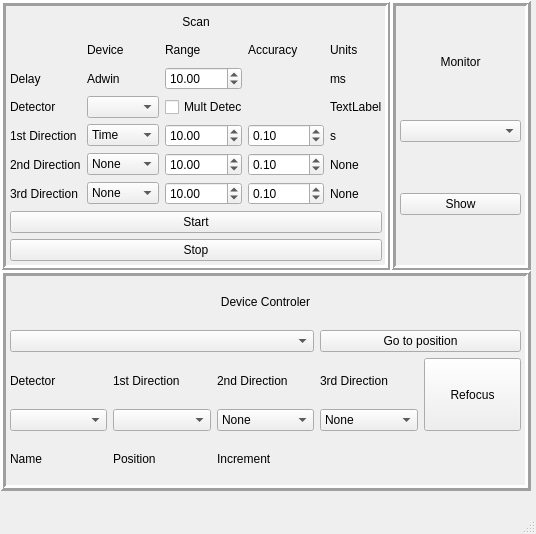
<?xml version="1.0" encoding="UTF-8"?>
<ui version="4.0">
 <class>MainWindow</class>
 <widget class="QMainWindow" name="MainWindow">
  <property name="enabled">
   <bool>true</bool>
  </property>
  <property name="geometry">
   <rect>
    <x>0</x>
    <y>0</y>
    <width>536</width>
    <height>534</height>
   </rect>
  </property>
  <property name="windowTitle">
   <string>MainWindow</string>
  </property>
  <property name="windowOpacity">
   <double>1.000000000000000</double>
  </property>
  <widget class="QWidget" name="centralwidget">
   <widget class="QFrame" name="frame">
    <property name="geometry">
     <rect>
      <x>0</x>
      <y>0</y>
      <width>391</width>
      <height>271</height>
     </rect>
    </property>
    <property name="frameShape">
     <enum>QFrame::Box</enum>
    </property>
    <property name="frameShadow">
     <enum>QFrame::Raised</enum>
    </property>
    <property name="lineWidth">
     <number>3</number>
    </property>
    <widget class="QWidget" name="gridLayoutWidget_3">
     <property name="geometry">
      <rect>
       <x>10</x>
       <y>10</y>
       <width>372</width>
       <height>251</height>
      </rect>
     </property>
     <layout class="QGridLayout" name="Scan_gridLayout">
      <property name="sizeConstraint">
       <enum>QLayout::SetNoConstraint</enum>
      </property>
      <item row="5" column="0">
       <widget class="QLabel" name="label_12">
        <property name="text">
         <string>2nd Direction</string>
        </property>
       </widget>
      </item>
      <item row="4" column="2">
       <widget class="QDoubleSpinBox" name="Scan_1st_Range">
        <property name="minimum">
         <double>0.010000000000000</double>
        </property>
        <property name="maximum">
         <double>9999.000000000000000</double>
        </property>
        <property name="singleStep">
         <double>1.000000000000000</double>
        </property>
        <property name="value">
         <double>10.000000000000000</double>
        </property>
       </widget>
      </item>
      <item row="7" column="0" colspan="5">
       <widget class="QPushButton" name="Scan_start_pushButton">
        <property name="text">
         <string>Start</string>
        </property>
       </widget>
      </item>
      <item row="5" column="3">
       <widget class="QDoubleSpinBox" name="Scan_2nd_Accuracy">
        <property name="minimum">
         <double>0.010000000000000</double>
        </property>
        <property name="maximum">
         <double>10000.000000000000000</double>
        </property>
        <property name="value">
         <double>0.100000000000000</double>
        </property>
       </widget>
      </item>
      <item row="6" column="4">
       <widget class="QLabel" name="Scan_3rd_UnitLabel">
        <property name="text">
         <string>None</string>
        </property>
       </widget>
      </item>
      <item row="6" column="2">
       <widget class="QDoubleSpinBox" name="Scan_3rd_Range">
        <property name="minimum">
         <double>0.010000000000000</double>
        </property>
        <property name="maximum">
         <double>9999.000000000000000</double>
        </property>
        <property name="value">
         <double>10.000000000000000</double>
        </property>
       </widget>
      </item>
      <item row="4" column="0">
       <widget class="QLabel" name="label_11">
        <property name="text">
         <string>1st Direction</string>
        </property>
       </widget>
      </item>
      <item row="1" column="1">
       <widget class="QLabel" name="label_14">
        <property name="text">
         <string>Device</string>
        </property>
       </widget>
      </item>
      <item row="0" column="0" colspan="5">
       <widget class="QLabel" name="label_9">
        <property name="styleSheet">
         <string notr="true">font: 14pt &quot;MS Shell Dlg 2&quot;;</string>
        </property>
        <property name="text">
         <string>Scan</string>
        </property>
        <property name="alignment">
         <set>Qt::AlignCenter</set>
        </property>
       </widget>
      </item>
      <item row="6" column="1">
       <widget class="QComboBox" name="Scan_3rd_comboBox">
        <item>
         <property name="text">
          <string>None</string>
         </property>
        </item>
       </widget>
      </item>
      <item row="6" column="0">
       <widget class="QLabel" name="label_13">
        <property name="text">
         <string>3rd Direction</string>
        </property>
       </widget>
      </item>
      <item row="5" column="4">
       <widget class="QLabel" name="Scan_2nd_UnitLabel">
        <property name="text">
         <string>None</string>
        </property>
       </widget>
      </item>
      <item row="5" column="2">
       <widget class="QDoubleSpinBox" name="Scan_2nd_Range">
        <property name="minimum">
         <double>0.010000000000000</double>
        </property>
        <property name="maximum">
         <double>9999.000000000000000</double>
        </property>
        <property name="value">
         <double>10.000000000000000</double>
        </property>
       </widget>
      </item>
      <item row="5" column="1">
       <widget class="QComboBox" name="Scan_2nd_comboBox">
        <item>
         <property name="text">
          <string>None</string>
         </property>
        </item>
       </widget>
      </item>
      <item row="4" column="4">
       <widget class="QLabel" name="Scan_1st_UnitLabel">
        <property name="text">
         <string>s</string>
        </property>
       </widget>
      </item>
      <item row="3" column="1">
       <widget class="QComboBox" name="Scan_Detector_comboBox"/>
      </item>
      <item row="3" column="0">
       <widget class="QLabel" name="label_10">
        <property name="text">
         <string>Detector</string>
        </property>
       </widget>
      </item>
      <item row="1" column="2">
       <widget class="QLabel" name="label_15">
        <property name="text">
         <string>Range</string>
        </property>
       </widget>
      </item>
      <item row="1" column="4">
       <widget class="QLabel" name="label_4">
        <property name="text">
         <string>Units</string>
        </property>
       </widget>
      </item>
      <item row="3" column="4">
       <widget class="QLabel" name="Scan_Detector_UnitLabel">
        <property name="text">
         <string>TextLabel</string>
        </property>
       </widget>
      </item>
      <item row="8" column="0" colspan="5">
       <widget class="QPushButton" name="Scan_stop_pushButton">
        <property name="text">
         <string>Stop</string>
        </property>
       </widget>
      </item>
      <item row="1" column="3">
       <widget class="QLabel" name="label_18">
        <property name="text">
         <string>Accuracy</string>
        </property>
       </widget>
      </item>
      <item row="4" column="3">
       <widget class="QDoubleSpinBox" name="Scan_1st_Accuracy">
        <property name="minimum">
         <double>0.010000000000000</double>
        </property>
        <property name="maximum">
         <double>10000.000000000000000</double>
        </property>
        <property name="value">
         <double>0.100000000000000</double>
        </property>
       </widget>
      </item>
      <item row="6" column="3">
       <widget class="QDoubleSpinBox" name="Scan_3rd_Accuracy">
        <property name="minimum">
         <double>0.010000000000000</double>
        </property>
        <property name="maximum">
         <double>10000.000000000000000</double>
        </property>
        <property name="value">
         <double>0.100000000000000</double>
        </property>
       </widget>
      </item>
      <item row="2" column="4">
       <widget class="QLabel" name="Scan_Detector_UnitLabel_2">
        <property name="text">
         <string>ms</string>
        </property>
       </widget>
      </item>
      <item row="2" column="1">
       <widget class="QLabel" name="label_17">
        <property name="text">
         <string>Adwin</string>
        </property>
       </widget>
      </item>
      <item row="2" column="2">
       <widget class="QDoubleSpinBox" name="Scan_Delay_Range">
        <property name="minimum">
         <double>1.000000000000000</double>
        </property>
        <property name="maximum">
         <double>10000.000000000000000</double>
        </property>
        <property name="value">
         <double>10.000000000000000</double>
        </property>
       </widget>
      </item>
      <item row="2" column="0">
       <widget class="QLabel" name="label_16">
        <property name="text">
         <string>Delay</string>
        </property>
       </widget>
      </item>
      <item row="4" column="1">
       <widget class="QComboBox" name="Scan_1st_comboBox">
        <property name="sizePolicy">
         <sizepolicy hsizetype="Expanding" vsizetype="Fixed">
          <horstretch>0</horstretch>
          <verstretch>0</verstretch>
         </sizepolicy>
        </property>
        <item>
         <property name="text">
          <string>Time</string>
         </property>
        </item>
       </widget>
      </item>
      <item row="3" column="2">
       <widget class="QCheckBox" name="Scan_Mult_Detector_comboBox">
        <property name="text">
         <string>Mult Detect</string>
        </property>
       </widget>
      </item>
      <item row="3" column="3">
       <widget class="dropdown" name="Scan_Dropdown" native="true">
        <property name="minimumSize">
         <size>
          <width>75</width>
          <height>0</height>
         </size>
        </property>
       </widget>
      </item>
     </layout>
    </widget>
   </widget>
   <widget class="QFrame" name="frame_2">
    <property name="geometry">
     <rect>
      <x>390</x>
      <y>0</y>
      <width>141</width>
      <height>271</height>
     </rect>
    </property>
    <property name="frameShape">
     <enum>QFrame::Box</enum>
    </property>
    <property name="frameShadow">
     <enum>QFrame::Raised</enum>
    </property>
    <property name="lineWidth">
     <number>3</number>
    </property>
    <widget class="QWidget" name="gridLayoutWidget">
     <property name="geometry">
      <rect>
       <x>10</x>
       <y>10</y>
       <width>121</width>
       <height>251</height>
      </rect>
     </property>
     <layout class="QGridLayout" name="Monitor_gridLayout">
      <item row="0" column="0">
       <widget class="QLabel" name="label">
        <property name="sizePolicy">
         <sizepolicy hsizetype="Preferred" vsizetype="Maximum">
          <horstretch>0</horstretch>
          <verstretch>0</verstretch>
         </sizepolicy>
        </property>
        <property name="styleSheet">
         <string notr="true">font: 14pt &quot;MS Shell Dlg 2&quot;;</string>
        </property>
        <property name="text">
         <string>Monitor</string>
        </property>
        <property name="alignment">
         <set>Qt::AlignCenter</set>
        </property>
       </widget>
      </item>
      <item row="1" column="0">
       <widget class="QComboBox" name="Monitor_comboBox"/>
      </item>
      <item row="2" column="0">
       <widget class="QPushButton" name="Monitor_pushButton">
        <property name="text">
         <string>Show</string>
        </property>
       </widget>
      </item>
     </layout>
    </widget>
   </widget>
   <widget class="QFrame" name="frame_3">
    <property name="geometry">
     <rect>
      <x>0</x>
      <y>270</y>
      <width>531</width>
      <height>221</height>
     </rect>
    </property>
    <property name="frameShape">
     <enum>QFrame::Box</enum>
    </property>
    <property name="frameShadow">
     <enum>QFrame::Raised</enum>
    </property>
    <property name="lineWidth">
     <number>3</number>
    </property>
    <widget class="QWidget" name="gridLayoutWidget_2">
     <property name="geometry">
      <rect>
       <x>10</x>
       <y>10</y>
       <width>511</width>
       <height>201</height>
      </rect>
     </property>
     <layout class="QGridLayout" name="Controler_gridLayout">
      <item row="5" column="2">
       <widget class="QLabel" name="label_7">
        <property name="text">
         <string>Increment</string>
        </property>
       </widget>
      </item>
      <item row="5" column="0">
       <widget class="QLabel" name="label_8">
        <property name="text">
         <string>Name</string>
        </property>
       </widget>
      </item>
      <item row="5" column="1">
       <widget class="QLabel" name="label_6">
        <property name="text">
         <string>Position</string>
        </property>
       </widget>
      </item>
      <item row="1" column="0" colspan="5">
       <widget class="QLabel" name="label_2">
        <property name="styleSheet">
         <string notr="true">font: 14pt &quot;MS Shell Dlg 2&quot;;</string>
        </property>
        <property name="text">
         <string>Device Controler</string>
        </property>
        <property name="alignment">
         <set>Qt::AlignCenter</set>
        </property>
       </widget>
      </item>
      <item row="5" column="3" colspan="2">
       <widget class="QLabel" name="Controler_BusyLabel">
        <property name="styleSheet">
         <string notr="true">color: rgb(255, 0, 0);
font: 14pt &quot;MS Shell Dlg 2&quot;;</string>
        </property>
        <property name="text">
         <string/>
        </property>
        <property name="alignment">
         <set>Qt::AlignCenter</set>
        </property>
       </widget>
      </item>
      <item row="2" column="3" colspan="2">
       <widget class="QPushButton" name="Controler_Go">
        <property name="text">
         <string>Go to position</string>
        </property>
       </widget>
      </item>
      <item row="2" column="0" colspan="3">
       <widget class="QComboBox" name="Controler_Select_scan"/>
      </item>
      <item row="3" column="4" rowspan="2">
       <widget class="QPushButton" name="Controler_Refocus">
        <property name="sizePolicy">
         <sizepolicy hsizetype="Minimum" vsizetype="MinimumExpanding">
          <horstretch>0</horstretch>
          <verstretch>0</verstretch>
         </sizepolicy>
        </property>
        <property name="text">
         <string>Refocus</string>
        </property>
       </widget>
      </item>
      <item row="3" column="3">
       <widget class="QLabel" name="label_21">
        <property name="text">
         <string>3rd Direction</string>
        </property>
       </widget>
      </item>
      <item row="4" column="3">
       <widget class="QComboBox" name="Controler_3rd_comboBox">
        <item>
         <property name="text">
          <string>None</string>
         </property>
        </item>
       </widget>
      </item>
      <item row="4" column="2">
       <widget class="QComboBox" name="Controler_2nd_comboBox">
        <item>
         <property name="text">
          <string>None</string>
         </property>
        </item>
       </widget>
      </item>
      <item row="3" column="2">
       <widget class="QLabel" name="label_20">
        <property name="text">
         <string>2nd Direction</string>
        </property>
       </widget>
      </item>
      <item row="3" column="1">
       <widget class="QLabel" name="label_19">
        <property name="text">
         <string>1st Direction</string>
        </property>
       </widget>
      </item>
      <item row="4" column="1">
       <widget class="QComboBox" name="Controler_1st_comboBox"/>
      </item>
      <item row="4" column="0">
       <widget class="QComboBox" name="Controler_Detector_comboBox"/>
      </item>
      <item row="3" column="0">
       <widget class="QLabel" name="label_3">
        <property name="text">
         <string>Detector</string>
        </property>
       </widget>
      </item>
     </layout>
    </widget>
   </widget>
  </widget>
  <widget class="QMenuBar" name="menubar">
   <property name="geometry">
    <rect>
     <x>0</x>
     <y>0</y>
     <width>536</width>
     <height>21</height>
    </rect>
   </property>
  </widget>
  <widget class="QStatusBar" name="statusbar"/>
 </widget>
 <customwidgets>
  <customwidget>
   <class>dropdown</class>
   <extends>QWidget</extends>
   <header>dropdown</header>
   <container>1</container>
  </customwidget>
 </customwidgets>
 <resources/>
 <connections/>
</ui>
